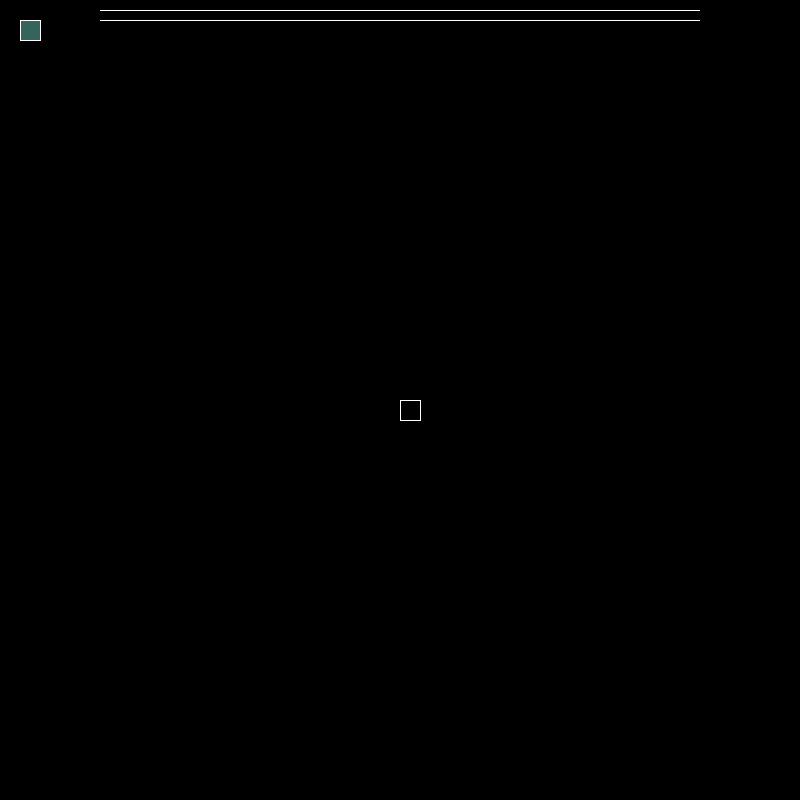
Frame 1 (no input)
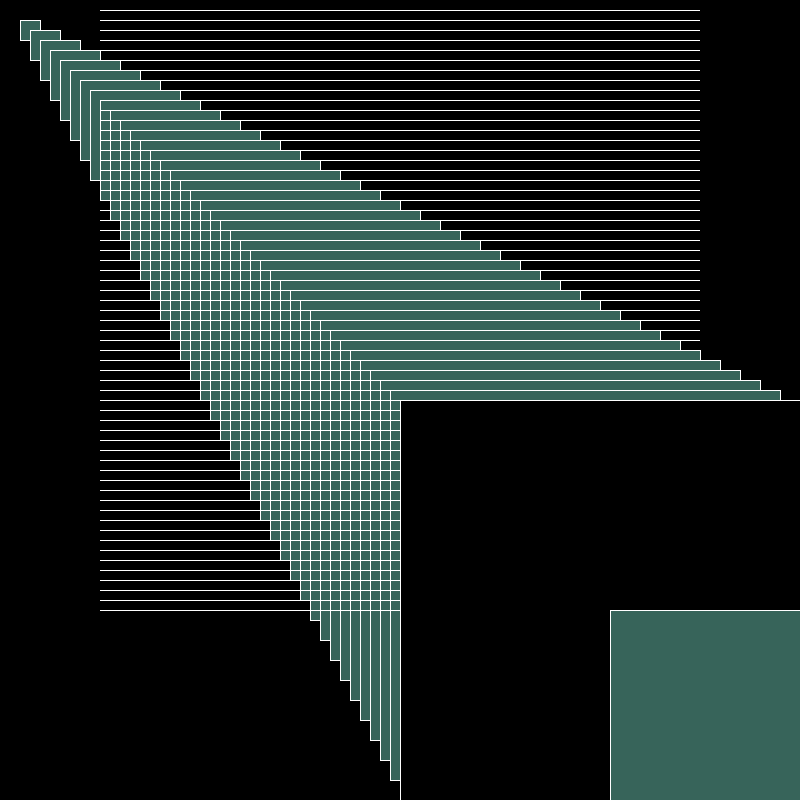
Frame 60 (the mouse pressed at the canvas centre just before this capture)
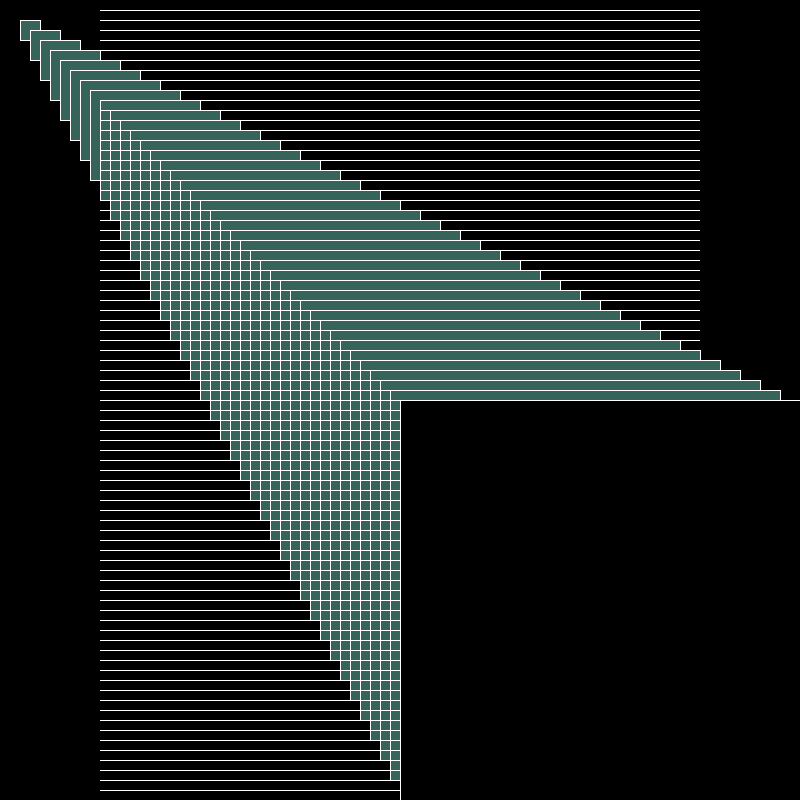
Frame 120 (the mouse held since frame 60 and released just before this capture)

The Processing sketch that drew these frames (run headless with seeded random() and noise(); from frame 60 on, the mouse is pressed at the canvas centre):

// Processing sketch: maori
// ── maori.pde

float taille = 10;

void setup (){

  size(800, 800);
  background (0);
}

void draw (){
  float centreX = 800 /2;
  float centreY = 800 /2;
  
  fill (255, 255);
  noStroke ();
  rect(100, taille, 600, 1);
  taille = taille + 10;
  rect(100, taille, 600, 1);


  fill (0);
  stroke (255);
  rect(centreX, centreY, taille, taille);
  
  fill (55,100,90);
  stroke (255);
  rect(taille, taille, taille, taille);
  

}
